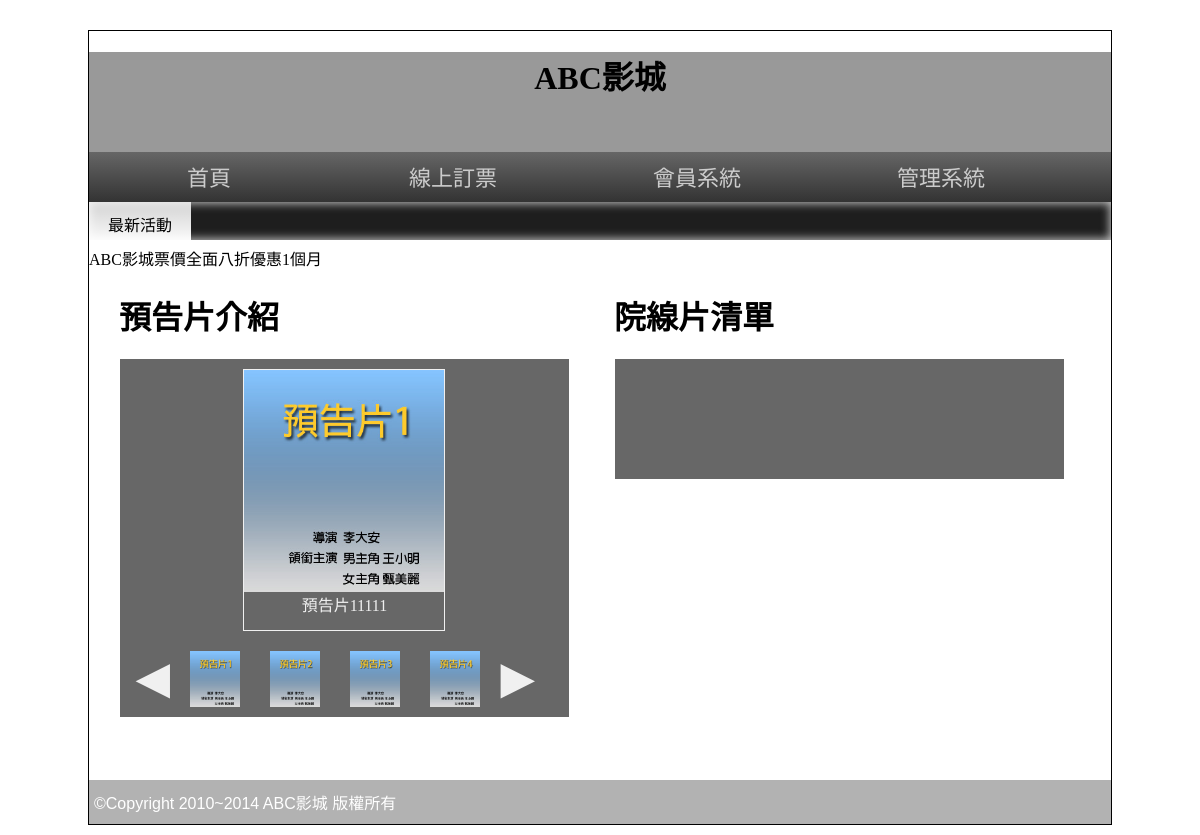
Before: / with the older database file.
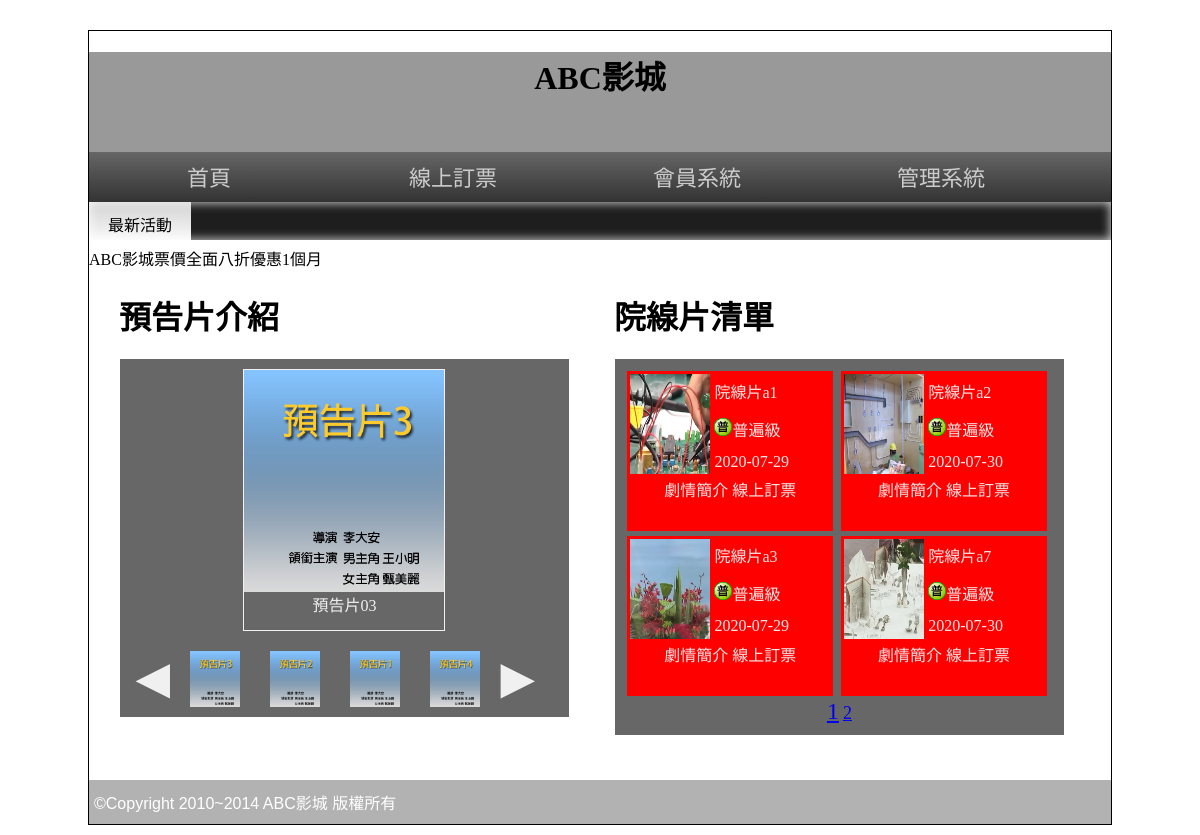
After: the same page with the newer database file.
### tables this page shows
CREATE TABLE `poster` (
  `id` int(10) UNSIGNED NOT NULL,
  `path` text NOT NULL,
  `name` text NOT NULL,
  `rank` int(10) UNSIGNED NOT NULL,
  `sh` int(1) UNSIGNED NOT NULL,
  `ani` int(1) UNSIGNED NOT NULL
);

CREATE TABLE `movie` (
  `id` int(10) UNSIGNED NOT NULL,
  `name` text NOT NULL,
  `level` int(1) UNSIGNED NOT NULL,
  `length` int(3) UNSIGNED NOT NULL,
  `ondate` date NOT NULL,
  `publish` text NOT NULL,
  `trailer` text NOT NULL,
  `poster` text NOT NULL,
  `intro` text NOT NULL,
  `rank` int(10) UNSIGNED NOT NULL,
  `sh` int(1) UNSIGNED NOT NULL,
  `director` text NOT NULL
);

### base.php (called while the page is built, shortened)
<?php
$level = ["","普遍級","輔導級","保護級","限制級"];
class DB{
  private $dsn = "mysql:host=localhost;charset=utf8;dbname=db77";
  private $root = "root";
  private $password = "";
  private $table;
  private $pdo;
  public function __construct($table){
    $this->table = $table;
    $this->pdo = new PDO($this->dsn,$this->root,$this->password);
  }
  public function all(...$arg){
    $sql = "select * from `$this->table` ";
    if(!empty($arg[0]) && is_array($arg[0])){
      foreach ($arg[0] as $key => $value){
        $tmp[]=sprintf("`%s`='%s'",$key,$value);
      }
      $sql = $sql ." where ". implode(" && ",$tmp);
    }
    if(!empty($arg[1])){
      $sql = $sql . $arg[1] ;
    }
    return $this->pdo->query($sql)->fetchAll();
  }
  public function count(...$arg){
    $sql = "select count(*) from `$this->table` ";
    if(!empty($arg[0]) && is_array($arg[0])){
      foreach ($arg[0] as $key => $value){
        $tmp[]=sprintf("`%s`='%s'",$key,$value);
      }
      $sql = $sql . " where ". implode(" && ",$tmp);
    }
    if(!empty($arg[1])){
      $sql = $sql . $arg[1];
    }
    return $this->pdo->query($sql)->fetchColumn();
  }
}
?>

### front/main.php (the view, shortened to what this page needs)
<?php
$po = new DB("poster");
$rows = $po->all(['sh' => 1], " order by `rank`");
?>
<div class="half" style="vertical-align:top;">
  <h1>預告片介紹</h1>
  <div class="rb tab" style="width:95%;">
    <div class="poster">
      <?php
      foreach ($rows as $k => $row) {
        echo "<div class='po' data-ani='" . $row['ani'] . "'>";
        echo '<img src="img/' . $row['path'] . '">';
        echo "<div class='ct'>" . $row['name'] . "</div>";
        echo "</div>";
      }
      ?>
    </div>
    <div class="btns">
      <div class="control" onclick="shift('left')">&#9664;</div>
      <div class="nav">
        <?php
        foreach ($rows as $k => $row) {
          echo "<div class='icon'>";
          echo '<img src="img/' . $row['path'] . '">';
          echo "</div>";
        }
        ?>
      </div>
      <div class="control" onclick="shift('right')">&#9654;</div>
    </div>
  </div>
</div>
<div class="half">
  <h1>院線片清單</h1>
  <div class="rb tab" style="width:95%;">
  <?php
  $db = new DB('movie');
  $today = date("Y-m-d");
  $ondate = date("Y-m-d",strtotime("-2 days"));
  $total = $db->count(['sh'=>1],"  && `ondate` >= '$ondate' && `ondate` <= '$today' ");
  $div = 4;
  $pages = ceil($total/$div);
  $now = (!empty($_GET['p']))? $_GET['p']:1;
  $start = ($now-1) * $div;
  $rows = $db->all(['sh'=>1],"  && `ondate` >= '$ondate' && `ondate` <= '$today'  order by `rank` limit $start,$div");
  foreach ($rows as $row) {
    ?>
    <div class="mb">
    <table>
      <tr>
        <td rowspan="3"><a href="?do=intro&id=<?= $row['id']; ?>"><img src="img/<?= $row['poster']; ?>"  style="width:80px; height:100px;"></a></td>
        <td><?= $row['name'] ?></td>
      </tr>
      <tr>
        <td><img src="icon/<?= $row['level']; ?>.png" style="width:18px"><?= $level[$row['level']]; ?></td>
      </tr>
      <tr>
        <td><?= $row['ondate'] ?></td>
      </tr>
    </table>
    <div class="ct">
    <botton onclick="location.href='?do=intro&id=<?=$row['id'];?>'">劇情簡介</botton>
    <botton onclick="location.href='?do=order&id=<?= $row['id']; ?>'">線上訂票</botton>
    </div>
    </div>
  <?php
    }
  ?>
    <div class="ct">
<?php
for($i = 1; $i <= $pages ; $i++){
  $font = ($i == $now)? "24px":"18px";
  echo ' <a style="font-size:'.$font.';" href="?p='.$i.'">'.$i.'</a>';
}
?>
    </div>
  </div>
</div>

### index.php (shortened to what this page needs)
<?php  include_once "base.php";  ?>
<!DOCTYPE html PUBLIC "-//W3C//DTD XHTML 1.0 Transitional//EN" "http://www.w3.org/TR/xhtml1/DTD/xhtml1-transitional.dtd">
<html xmlns="http://www.w3.org/1999/xhtml">
<head>
  <link rel="stylesheet" href="css/css.css">
  <link href="css/s2.css" rel="stylesheet" type="text/css">
</head>
<body>
  <div id="main">
    <div id="top" class="ct" style=" background:#999 center; background-size:cover; " title="替代文字">
      <h1>ABC影城</h1>
    </div>
    <div id="top2"> <a href="index.php">首頁</a> <a href="index.php?do=order">線上訂票</a> <a href="#">會員系統</a> <a href="admin.php">管理系統</a> </div>
    <div id="text"> <span class="ct">最新活動</span>
      <marquee direction="right">
        ABC影城票價全面八折優惠1個月
      </marquee>
    </div>
    <div id="mm">
      <?php
      $do = (!empty($_GET['do']))?$_GET['do']:"main";
      $file = "front/".$do.".php";
      if(file_exists($file)){
        include $file;
      }else{
        include "front/main.php";
      }
      ?>
    </div>
    <div id="bo"> ©Copyright 2010~2014 ABC影城 版權所有 </div>
  </div>
</body>
</html>

### css/css.css (style rules this page uses)
body { background:url(../icon/b.png); font-family:微軟正黑體; }
#main { width:1022px; min-height:766px; border:#000 1px solid; margin:30px auto 10px auto; }
#top { display:block; height:100px; }
#top2 { display:block; height:50px; background: -webkit-linear-gradient(top,#666,#333); background: -ms-linear-gradient(top,#666,#333); background: -moz-linear-gradient(top,#666,#333); background: linear-gradient(top,#666,#333); }
#top2 a { display:inline-block; width:200px; padding:12px 20px 12px 20px; text-align:center; color:#ccc; text-decoration:none; font:normal 22px/26px Open Sans,'微軟正黑體'; transition:all ease-in .3s; }
#text { display:block; height:38px; box-shadow:#CCC 0px 0px 10px 1px inset; background-color: #1e1e1e; }
#text span { width:10%; display:inline-block; padding:10px 0px 10px 0px; vertical-align:top; background: -ms-linear-gradient(top,rgba(255,255,255,0.8),rgba(255,255,255,1)); background: -webkit-linear-gradient(top,rgba(255,255,255,0.8),rgba(255,255,255,1)); background: -moz-linear-gradient(top,rgba(255,255,255,0.8),rgba(255,255,255,1)); background: linear-gradient(top,rgba(255,255,255,0.8),rgba(255,255,255,1)); }
#mm { padding:10px; min-height:520px; }
#bo { padding:10px 5px 10px 5px; min-height:20px; display:block; color:#FFF; font-family:Arial, Helvetica, sans-serif,'微軟正黑體'; font-weight:500; background:rgba(0,0,0,0.3); }
.ct { text-align:center; }
.half { width:45%; display:inline-block; padding:2%; }
.rb { background:rgba(39,39,39,0.7); color:rgba(255,255,255,0.9); }
.tab { width:80%; display:block; margin-left:auto; margin-right:auto; min-height:100px; padding:10px; }

### front/main.php (style rules this page uses)
.btns { display: flex; }
.nav { display: flex; width: 320px; overflow: hidden; }
.icon img { width: 50px; }
.icon { width: 80px; flex-shrink: 0; text-align: center; position: relative; }
.control { width: 45px; font-size: 45px; text-align: center; cursor: pointer; }
.poster { width: 200px; height: 260px; margin: 0 auto 20px auto; border: 1px solid; position: relative; }
.po { display: none; width: 100%; height: 100%; position: absolute; }
.po img { width: 100%; }
.mb { background: red; width: 48%; height:160px; display: inline-block; margin:0.5%; }

Changed rows visible on the page:
no longer on one of the page's lists (row edited): poster: name "預告片11111"
now on one of the page's lists (row edited): poster: name "預告片03"
changed poster: moves up the list
shown differently, row unchanged: poster (number 2 of 4 on the later page): moves down the list
added movie: poster (picture), name "院線片a1", level "普遍級", ondate "2020-07-29"
added movie: poster (picture), name "院線片a2", level "普遍級", ondate "2020-07-30"
added movie: poster (picture), name "院線片a3", level "普遍級", ondate "2020-07-29"
added movie: poster (picture), name "院線片a7", level "普遍級", ondate "2020-07-30"
Other visible differences:
new list line: "1"
new list line: "2"
